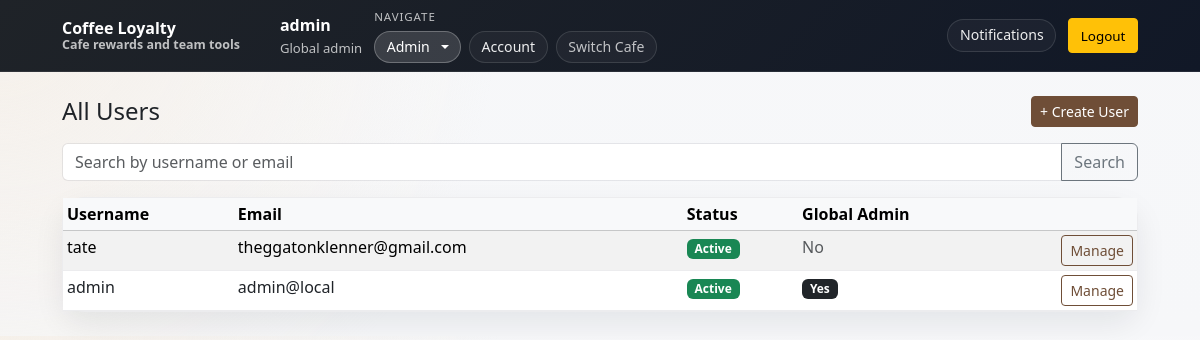
Page /admin/users (signed in) on the committed database.
### models.py (models this page shows)
class GlobalSettings(db.Model):
    __tablename__ = "global_settings"
    id = db.Column(db.Integer, primary_key=True, default=1)
    site_name = db.Column(db.String(120), nullable=False, default="Coffee Loyalty")
    allow_public_registration = db.Column(db.Boolean, nullable=False, default=True)
    allow_global_manager_invites = db.Column(db.Boolean, nullable=False, default=True)
    password_reset_expiry_hours = db.Column(db.Integer, nullable=False, default=1)
    default_stamps_required = db.Column(db.Integer, nullable=False, default=9)
    default_points_required = db.Column(db.Integer, nullable=False, default=100)
    default_points_per_purchase = db.Column(db.Integer, nullable=False, default=10)
    default_reward_name = db.Column(db.String(80), nullable=False, default="Free Coffee")
    default_welcome_message = db.Column(db.String(255), nullable=False, default="Welcome back!")
    default_invite_expiry_days = db.Column(db.Integer, nullable=False, default=7)
    default_allow_manager_invites = db.Column(db.Boolean, nullable=False, default=True)
    updated_at = db.Column(db.DateTime, nullable=False, default=datetime.utcnow, onupdate=datetime.utcnow)

class User(db.Model):
    __tablename__ = "users"
    id = db.Column(db.Integer, primary_key=True)
    username = db.Column(db.String(40), unique=True, nullable=False, index=True)
    email = db.Column(db.String(255), unique=True, nullable=False, index=True)
    password_hash = db.Column(db.String(255), nullable=False)
    pending_email = db.Column(db.String(255), nullable=True)
    email_verified_at = db.Column(db.DateTime, nullable=True)
    requires_password_setup = db.Column(db.Boolean, nullable=False, default=False)
    requires_email_verification = db.Column(db.Boolean, nullable=False, default=False)
    is_active = db.Column(db.Boolean, nullable=False, default=True)
    is_global_admin = db.Column(db.Boolean, nullable=False, default=False)
    qr_token = db.Column(
        db.String(64),
        unique=True,
        nullable=False,
        default=lambda: secrets.token_urlsafe(32),
    )
    created_at = db.Column(db.DateTime, nullable=False, default=datetime.utcnow)
    memberships = db.relationship(
        "CafeMember",
        back_populates="user",
        cascade="all, delete-orphan",
    )
    loyalty_cards = db.relationship(
        "LoyaltyCard",
        back_populates="user",
        cascade="all, delete-orphan",
    )
    notifications = db.relationship(
        "Notification",
        back_populates="user",
        cascade="all, delete-orphan",
    )
    password_reset_tokens = db.relationship(
        "PasswordResetToken",
        back_populates="user",
        cascade="all, delete-orphan",
    )
    activity_as_actor = db.relationship(
        "ActivityLog",
        foreign_keys="ActivityLog.actor_user_id",
        back_populates="actor_user",
        cascade="all, delete-orphan",
    )
    activity_as_target = db.relationship(
        "ActivityLog",
        foreign_keys="ActivityLog.target_user_id",
        back_populates="target_user",
        cascade="all, delete-orphan",
    )

### app.py (the view)
    @app.get("/admin/users")
    @require_login
    @require_global_admin
    def admin_users():
        q = (request.args.get("q") or "").strip()
        query = User.query
        if q:
            query = query.filter(
                (User.username.ilike(f"%{q}%")) | (User.email.ilike(f"%{q}%"))
            )
        users = query.order_by(User.created_at.desc()).limit(300).all()
        return render_template("admin_users.html", users=users, q=q)

### app.py (called while the page is built, shortened)
def ensure_global_settings() -> GlobalSettings:
    settings = db.session.get(GlobalSettings, 1)
    if settings:
        return settings
    settings = GlobalSettings(id=1)
    db.session.add(settings)
    db.session.commit()
    return settings

def ensure_email_settings() -> EmailSettings:
    settings = db.session.get(EmailSettings, 1)
    if settings:
        return settings

def cafe_is_available(cafe: Cafe | None) -> bool:
    return bool(cafe and cafe.is_active and not getattr(cafe, "is_archived", False))

def normalize_phone(phone_number: str) -> str:
    return re.sub(r"\D+", "", phone_number or "")

def normalize_email(email: str) -> str:
    return (email or "").strip().lower()

def get_user_contact(user_id: int) -> UserContact | None:
    return UserContact.query.filter_by(user_id=user_id).first()

def get_blocked_contact(*, email: str | None = None, phone_number: str | None = None) -> BlockedContact | None:
    normalized_email = normalize_email(email or "")
    if normalized_email:
        blocked_email = BlockedContact.query.filter_by(block_type="email", normalized_value=normalized_email).first()
        if blocked_email:
            return blocked_email
    normalized_phone = normalize_phone(phone_number or "")
    if normalized_phone:
        blocked_phone = BlockedContact.query.filter_by(block_type="phone", normalized_value=normalized_phone).first()
        if blocked_phone:
            return blocked_phone
    return None

def get_user_block(user: User | None) -> BlockedContact | None:
    if not user:
        return None
    contact = get_user_contact(user.id)
    return get_blocked_contact(email=user.email, phone_number=contact.phone_number if contact else None)

### templates/admin_users.html (shortened to what this page needs)
{% extends "base.html" %}
{% block content %}
<div class="d-flex justify-content-between align-items-center mb-3">
  <h1 class="h4 mb-0">All Users</h1>
  <a href="{{ url_for('admin_user_create') }}" class="btn btn-primary btn-sm">
    + Create User
  </a>
</div>
<form method="get" class="mb-3">
  <div class="input-group">
    <input type="text" name="q" value="{{ q }}" class="form-control"
           placeholder="Search by username or email">
    <button class="btn btn-outline-secondary">Search</button>
  </div>
</form>
<div class="card shadow-sm">
  <div class="card-body p-0">
    <table class="table table-striped table-sm mb-0">
      <thead class="table-light">
        <tr>
          <th>Username</th>
          <th>Email</th>
          <th>Status</th>
          <th>Global Admin</th>
          <th style="width:120px;"></th>
        </tr>
      </thead>
      <tbody>
        {% for u in users %}
          <tr>
            <td>{{ u.username }}</td>
            <td>{{ u.email }}</td>
            <td>
              {% if u.is_active %}
                <span class="badge bg-success">Active</span>
              {% else %}
                <span class="badge bg-danger">Inactive</span>
              {% endif %}
            </td>
            <td>
              {% if u.is_global_admin %}
                <span class="badge bg-dark">Yes</span>
              {% else %}
                <span class="text-muted">No</span>
              {% endif %}
            </td>
            <td class="text-end">
              <a href="{{ url_for('admin_user_manage', user_id=u.id) }}"
                 class="btn btn-sm btn-outline-primary">
                Manage
              </a>
            </td>
          </tr>
        {% endfor %}
      </tbody>
    </table>
  </div>
</div>
{% endblock %}

### templates/base.html (shortened to what this page needs)
<!doctype html>
<html lang="en">
<head>
<link href="https://cdn.jsdelivr.net/npm/bootstrap@5.3.3/dist/css/bootstrap.min.css" rel="stylesheet">
</head>
<body class="theme-{{ active_cafe.theme_mode if active_cafe else 'light' }} card-{{ active_cafe.card_style if active_cafe else 'rounded' }}">
<nav class="navbar navbar-expand-lg navbar-dark sticky-top">
<div class="container main-container">
<a class="navbar-brand fw-semibold" href="{{ url_for('index') }}">
<span class="brand-copy">
<span class="brand-title">{{ active_cafe.name if active_cafe else (global_settings.site_name if global_settings else 'Coffee Loyalty') }}</span>
<span class="brand-subtitle">
{% if active_cafe %}
Loyalty and staff hub
{% else %}
Cafe rewards and team tools
{% endif %}
</span>
</span>
</a>
<div class="collapse navbar-collapse" id="navMenu">
<div class="nav-layout ms-lg-4">
{% if me %}
<div class="nav-cluster">
<div class="nav-status" aria-label="Current account">
<strong>{{ me.username }}</strong>
<span>
{% if me_is_admin %}
Global admin
{% elif me_membership %}
{{ 'Cafe Owner' if me_membership.role == 'owner' else me_membership.role|capitalize }} at {{ active_cafe.name if active_cafe else 'selected cafe' }}
{% elif active_cafe %}
Customer at {{ active_cafe.name }}
{% else %}
Signed in
{% endif %}
</span>
</div>
<div class="nav-stack" aria-label="Workspace navigation">
<div class="nav-group-label">Navigate</div>
<div class="nav-menu-group">
{% if me_is_admin %}
<div class="dropdown">
<button class="nav-chip nav-dropdown-toggle dropdown-toggle {% if request.endpoint in ['admin_create_cafe', 'admin_users', 'admin_global_settings', 'admin_cafes'] %}active{% endif %}"
type="button"
data-bs-toggle="dropdown"
aria-expanded="false">
Admin
</button>
</div>
{% endif %}
<a class="nav-chip {% if request.endpoint == 'account' %}active{% endif %}"
href="{{ url_for('account') }}"
aria-current="{% if request.endpoint == 'account' %}page{% endif %}">
Account
</a>
<a class="nav-chip nav-chip-muted {% if request.endpoint == 'select_cafe' %}active{% endif %}"
href="{{ url_for('select_cafe') }}"
aria-current="{% if request.endpoint == 'select_cafe' %}page{% endif %}">
Switch Cafe
</a>
</div>
</div>
</div>
<div class="nav-cluster justify-content-lg-end">
<div class="dropdown">
<button class="nav-chip nav-dropdown-toggle {% if unread_notifications %}active{% endif %}"
type="button"
data-bs-toggle="dropdown"
aria-expanded="false"
aria-label="Notifications">
Notifications
</button>
</div>
<form method="post"
action="{{ url_for('logout') }}"
class="m-0">
<button class="btn btn-warning btn-sm">Logout</button>
</form>
</div>
{% endif %}
</div>
</div>
</div>
</nav>
<main class="container main-container py-4" id="main-content" tabindex="-1">
{% block content %}{% endblock %}
</main>
</body>
</html>

### rows in the picture
GlobalSettings: site_name "Coffee Loyalty"
User: username "admin", email "admin@local", is_active "Active", is_global_admin "Yes"
User: username "tate", email "theggatonklenner@gmail.com", is_active "Active", is_global_admin "No"
